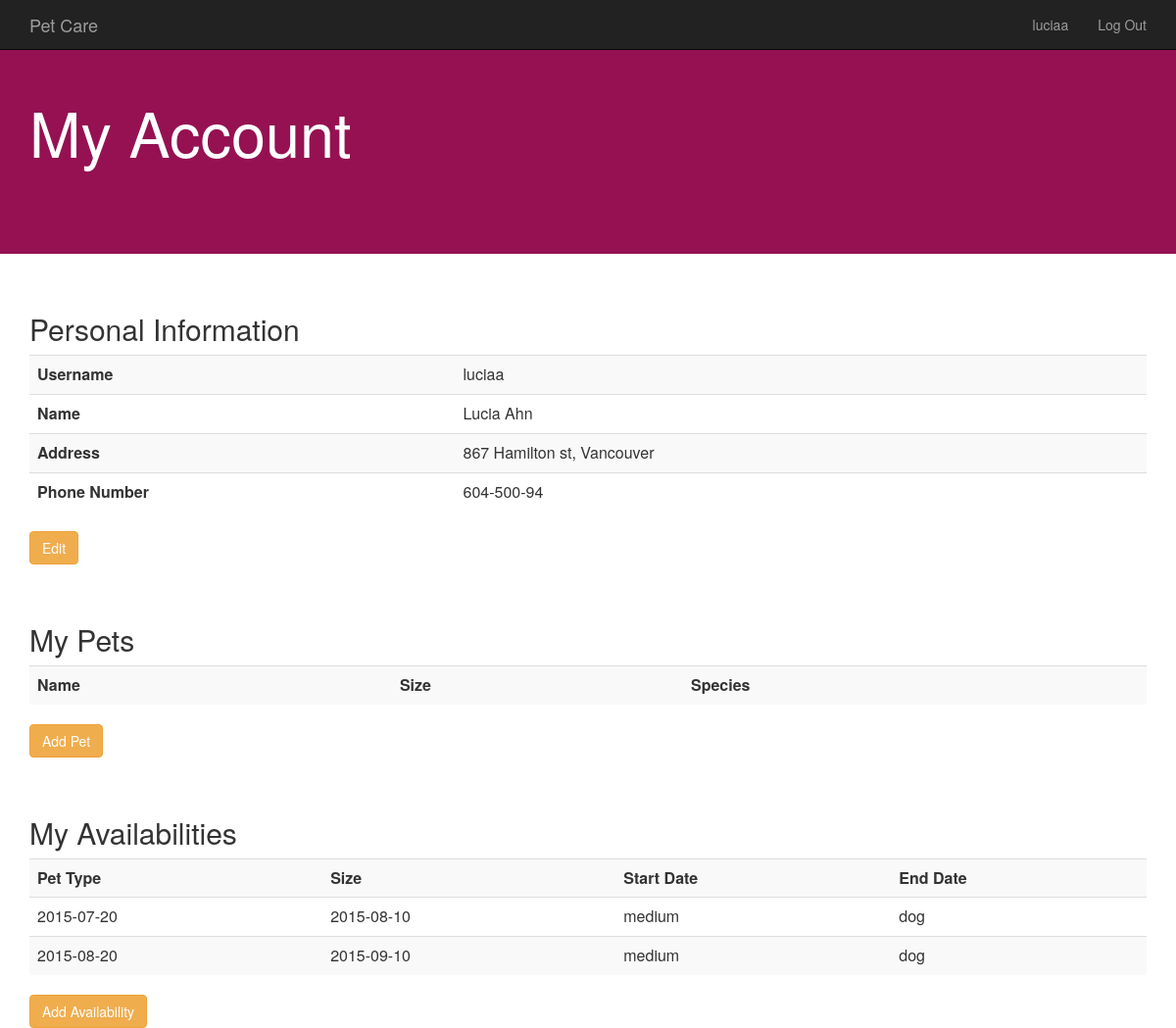
/myaccount.php (signed in), run on the app's committed database.
### tables this page shows
CREATE TABLE User
(UserID 	CHAR(20) NOT NULL,
 Password 	CHAR(20) NOT NULL, 
 Name 		CHAR(20) NOT NULL, 
 Address 	CHAR(50) NOT NULL,
 PhoneNum 	CHAR(10) NOT NULL,
 primary key (UserID));

CREATE TABLE CanTakeCareOf
(Size 		CHAR(20) NOT NULL,
 Species 	CHAR(20) NOT NULL,
 SitterID 	Char(20),
 AvailabilityID 	INTEGER,
 primary key (SitterID,AvailabilityID),
 foreign key (SitterID,AvailabilityID) references SitterAvailability(SitterID,AvailabilityID));

CREATE TABLE SitterAvailability
(SitterID	Char(20),
 AvailabilityID 	INTEGER,
 StartDate 	DATE NOT NULL,
 EndDate 	DATE NOT NULL,
 primary key(SitterID, AvailabilityID),
 foreign key(SitterID) references PetSitter(SitterID));

### myaccount.php (the view, shortened to what this page needs)
<?php
	function displayAccountInfo() {
		try {
			$db = new PDO("mysql:host=localhost;dbname=fantastic304;port=3306","root");
			$userID = $_COOKIE['userID'];
			$userSQL = "SELECT UserID, Name, Address, PhoneNum
						FROM User
						WHERE UserID = '$userID'";
			echo '<table class="table table-striped">';
			foreach($db->query($userSQL) as $row) {
				echo "<th>Username</th><td>";
				echo $row['UserID'];
				echo "</td></tr><tr><th>Name</th><td>";
				echo $row['Name'];
				echo "</td></tr><tr><th>Address</th><td>";
				echo $row['Address'];
				echo "</td></tr><tr><th>Phone Number</th><td>";
				echo $row['PhoneNum'];
				echo "</td></tr></table>";
			}
		}
		catch(Exception $e) {
			echo "Could not connect to the database to display account info";
			exit;
		}
	}
	function displayPetInfo() {
		try {
			echo '<table class="table table-striped">';
			echo "<th>Name</th><th>Size</th><th>Species</th></tr>";
		}
		catch(Exception $e) {
			echo "Could not connect to the database to display pet info";
			exit;
		}
		echo "</table>";
	}
	function displayAvailInfo() {
		try {
			$db = new PDO("mysql:host=localhost;dbname=fantastic304;port=3306","root");
			$userID = $_COOKIE['userID'];
			$availSQL = "SELECT s.StartDate, s.EndDate, c.Size, c.Species
						FROM SitterAvailability s, CanTakeCareOf c
						WHERE s.SitterID = '$userID'
						AND s.AvailabilityID = c.AvailabilityID";
			echo '<table class="table table-striped">';
			echo '<tr><th>Pet Type</th><th>Size</th><th>Start Date</th><th>End Date</th></tr>';
			foreach($db->query($availSQL) as $row) {
				echo '<tr>';
				echo '<td>';
				echo $row['StartDate'];
				echo '</td><td>';
				echo $row['EndDate'];
				echo '</td><td>';
				echo $row['Size'];
				echo '</td><td>' ;
				echo $row['Species'];
				echo '</td>';
				echo '</tr>';
			}
		}
		catch(Exception $e) {
			echo "Could not connect to the database to display availability info";
			exit;
		}
		echo "</table>";
	}
?>
<head>
	<link rel="stylesheet" href="bootstrap.min.css">
</head>
<body>
	<?php include './include/header.php'; ?>
	<div style="padding: 80px 0; background-color:951152; !important" class="jumbotron">
  		<div class="container">
  			<h1 style="color:white">My Account</h1>
  		</div>
	</div>
	<?php if(isset($_COOKIE['userID'])): ?>
		<div class="container" style="margin-top:40px;">
			<h2>Personal Information</h2>
			<?php displayAccountInfo(); ?>
			<a href="editPersonalInfo.php" class="btn btn-warning" role="button">Edit</a>
		</div>
		<div class="container" style="margin-top:40px; margin-bottom:40px;">
			<h2>My Pets</h2>
			<?php displayPetInfo(); ?>
			<a href="newpet.php" class="btn btn-warning" role="button">Add Pet</a>
		</div>
		<div style="overflow:hidden" class="container">
			<h2>My Availabilities</h2>
			<?php displayAvailInfo();?>
			<a href="user/sitterAddAvailability.php" class="btn btn-warning" role="button">Add Availability</a>
		</div>
	<?php else : ?>
		<div class="container">
			<p>Please login to view your account.</p>
		</div>
	<?php endif; ?>
</body>

### data on the page
user: UserID "luciaa", Name "Lucia Ahn", Address "867 Hamilton st, Vancouver", PhoneNum "604-500-94"
cantakecareof: sitteravailability.StartDate "2015-07-20", sitteravailability.EndDate "2015-08-10", Size "medium", Species "dog"
cantakecareof: sitteravailability.StartDate "2015-08-20", sitteravailability.EndDate "2015-09-10", Size "medium", Species "dog"

### other printed values
$_COOKIE['userID'] "luciaa"
